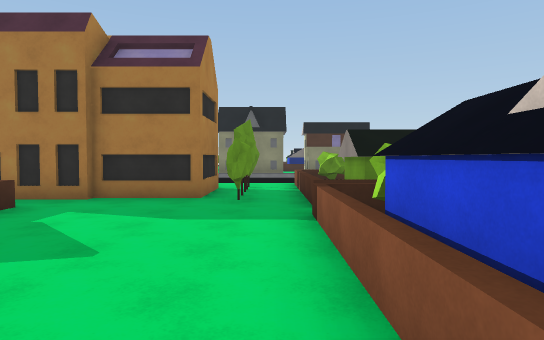
View 1 (above)

24 first-person views from a walk through a scene from a Unity 3-D project. The camera is 1.5 m above the floor, tilts 2° down and sees 75° across. The floor is counted in squares, 2 m on a side. Each view is taken from the middle of a square. On the plan, view 1 faces up. The plan holds only what a view shows up to about 11 squares ahead; the rest is blank. The place goes on beyond the plan. Surface patterns are stand-ins for the level's own textures.

View 2
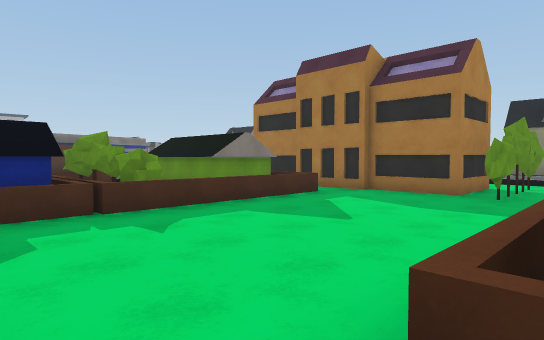

View 3
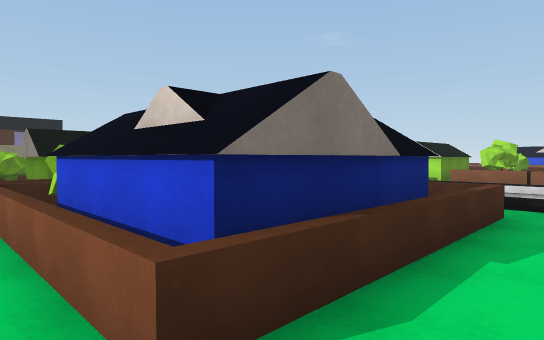

View 4
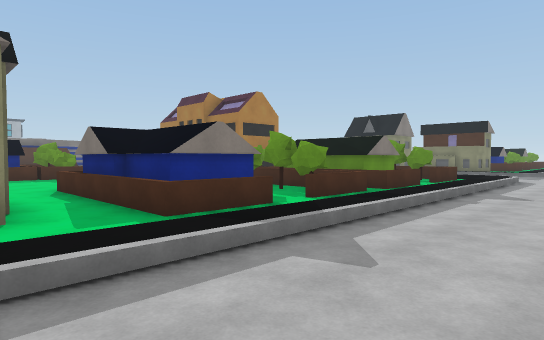

View 5
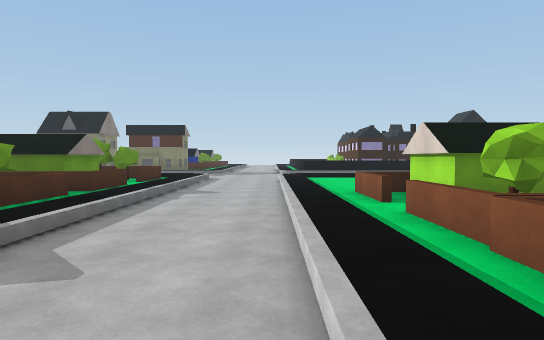

View 6
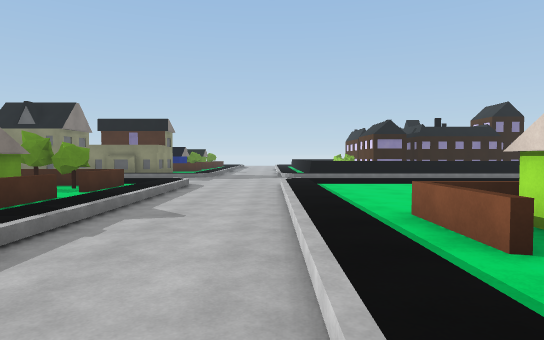

View 7
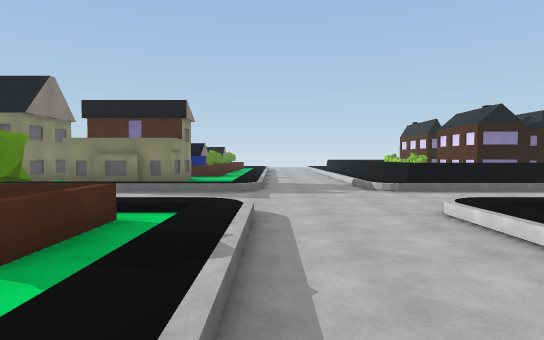

View 8
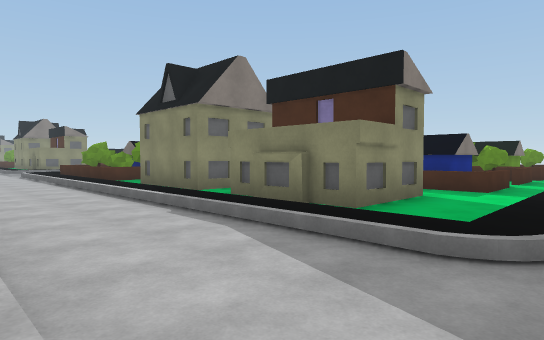

View 9
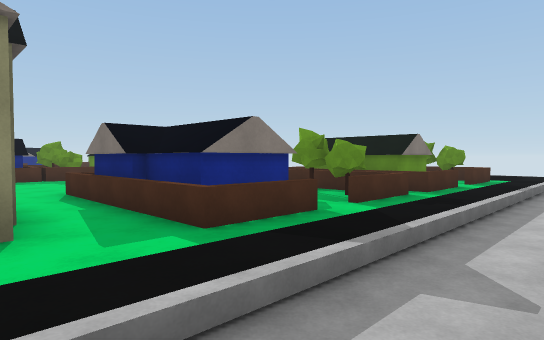

View 10
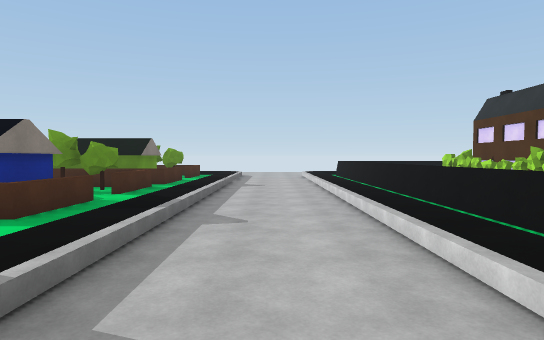

View 11
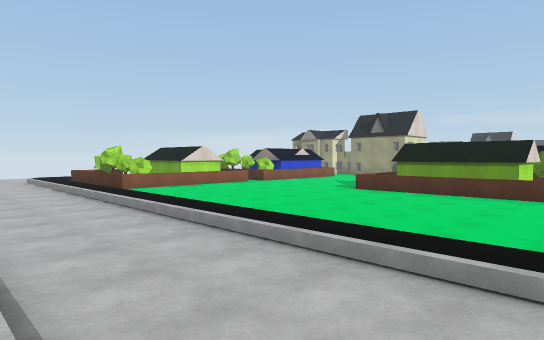

View 12
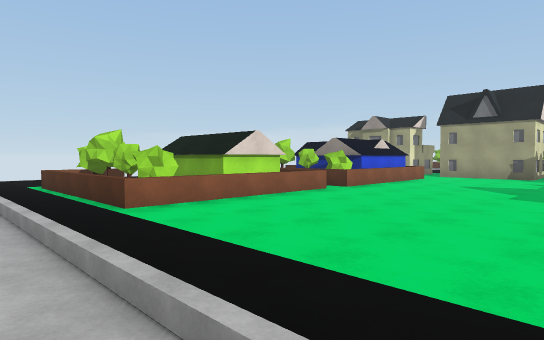

View 13
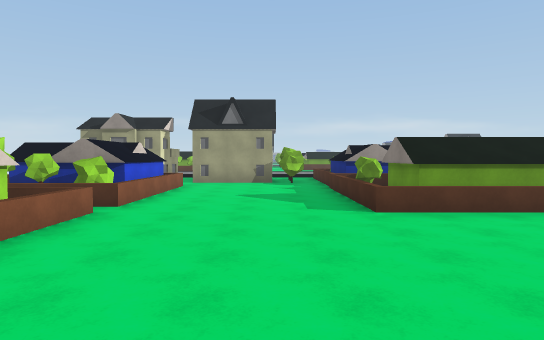

View 14
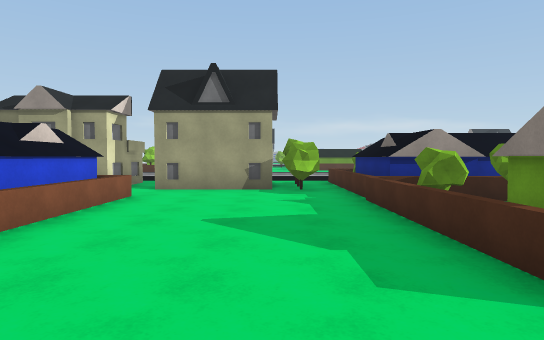

View 15
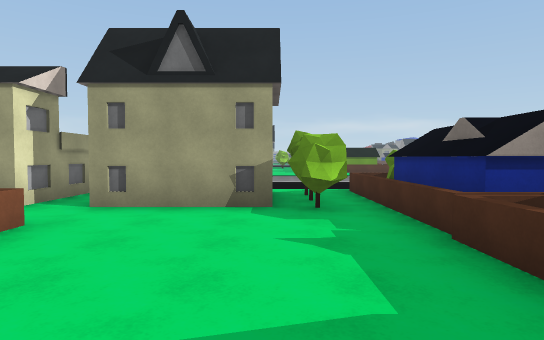

View 16
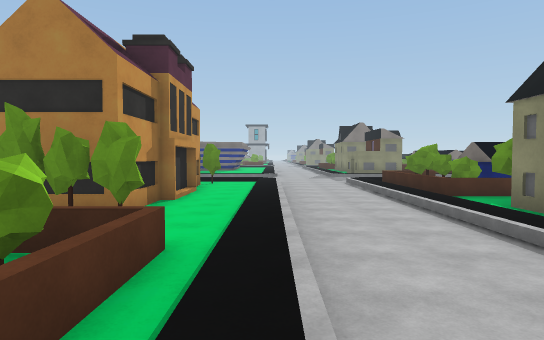

View 17
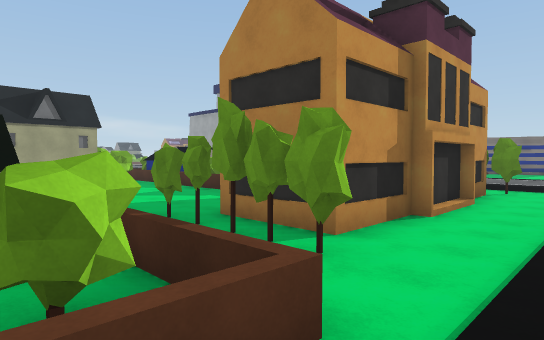

View 18
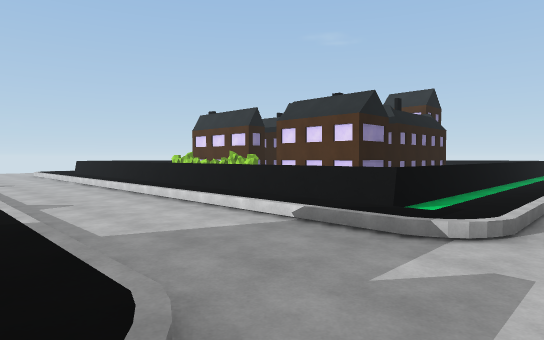

View 19
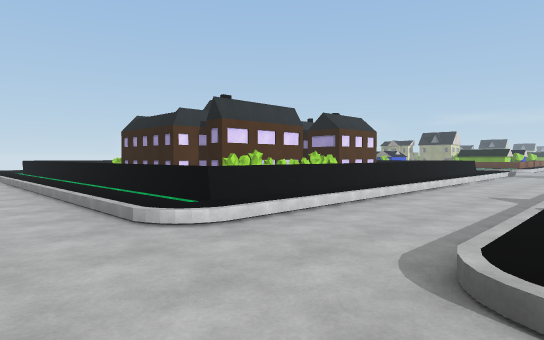

View 20
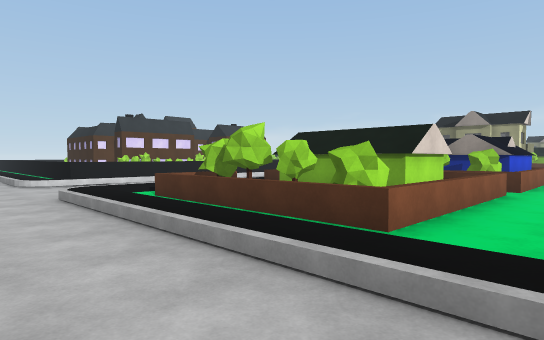

View 21
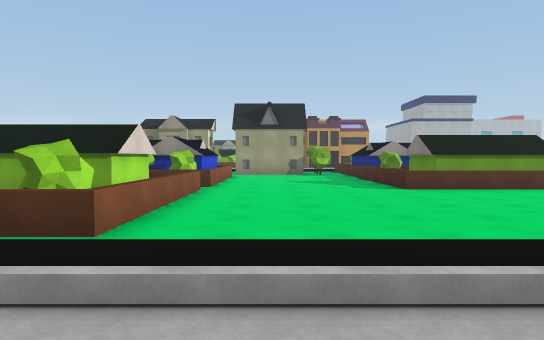

View 22
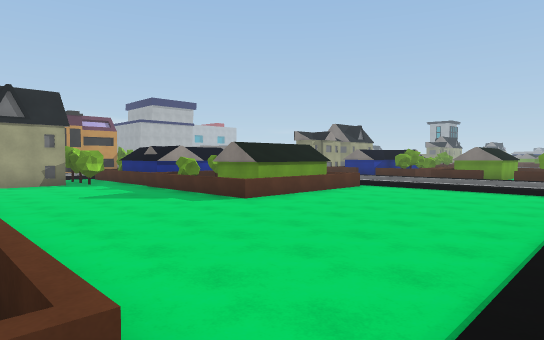

View 23
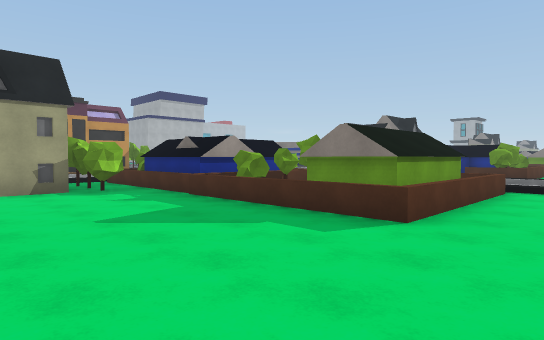

View 24
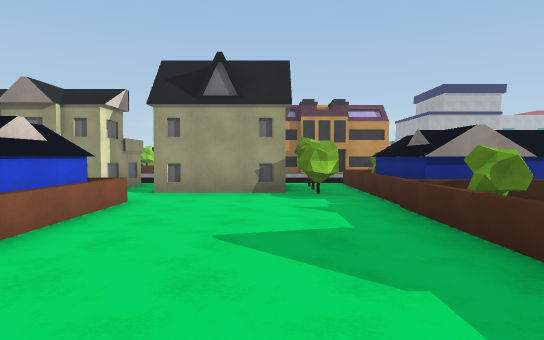

### Floor plan
Key: @ floor where view 1 was taken; # wall or solid block; . main floor; : floor 0.25 m higher than the main floor; / step, stairs or slope; = window, fence, low wall or low ledge; H house.
Columns run from 7 left of view 1 to 23 right of it. Each row starts with its distance up from view 1.
 32       . ...  . ...
 31      ...................
 30     :::::::::/.../::::::::
 29 ........HHHHH//.//========
 28 ........HHHHH//.//=
 27 ........HHHHH//.//=
 26 ........HHHHH//.//= ####
 25 ........HHHHH//.//= ##
 24 HHHH.....   .//.//= #
 23 HHHH....HHHHH//.//= #
 22   HH....HHHHH//.//= ##
 21 HHHH....HHHHH//.//=  #
 20 HHHH....HHHHH//.//=  #
 19 HHHH....HHHHH//.//=  #
 18 HHHHH........//.//=  ####
 17   HHH###.###.//.//=
 16 HHHHH  #.HHH.//.//=========
 15 HHHH......H..//.//.........
 14 :::::::::::::/.../::::::
 13 ............................
 12 ...............................
 11 :::::::::::::/.../:::::::::::::
 10 ........HHHHH//.//.........HHHH
  9 ......#.HHHHH//.//.........HHHH
  8 #######.HH HH//.//.........HHHH
  7 #######.HHHHH//.//.........HHHH
  6    .....HHHHH//.//.........HH
  5   HH.....   .//.//HHHHH.....
  4 HHHH....HHHHH//.//HHHHH....HHHH
  3 HHHH....HHHHH//.//.HHHH....HHH
  2 HHHH....HH HH//.//HHHHH....HHHH
  1   HH....HHHHH//.//H HHH....HH
  0   HH...@HHHHH//.//HHHHH....HH
 -1     H........//.// HHHHH.....H
 -2     H     H .// /    HHH###.#H

Positions as (right, up) in squares from view 1, and headings:
1: (0, 0), facing up
2: (1, -1), facing up-left
3: (0, -1), facing up-right
4: (9, -2), facing up-left
5: (9, -2), facing up
6: (9, 1), facing up
7: (7, 6), facing up
8: (7, 11), facing up-left
9: (8, 17), facing up-left
10: (8, 15), facing up
11: (10, 14), facing down-right
12: (15, 12), facing down-right
13: (17, 11), facing down
14: (17, 7), facing down
15: (17, 4), facing down
16: (4, 11), facing left
17: (2, 11), facing down-left
18: (6, 13), facing up-right
19: (6, 32), facing down-right
20: (-1, 32), facing down-right
21: (-1, 32), facing down
22: (1, 30), facing down-left
23: (0, 26), facing down-left
24: (-2, 25), facing down
